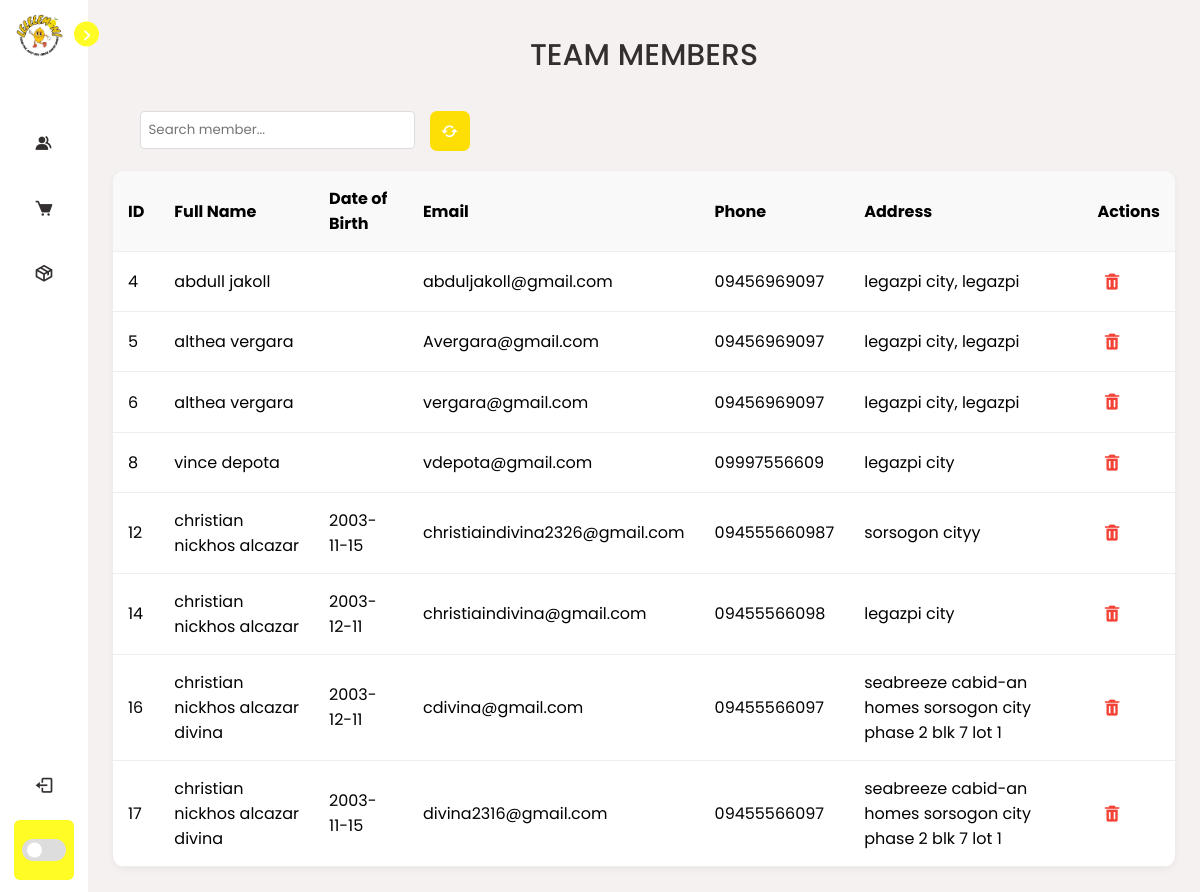
The app's page /views/team.php (signed in) with its own data.
### tables this page shows
CREATE TABLE `users` (
  `id` int(11) NOT NULL,
  `fullname` varchar(180) DEFAULT NULL,
  `date_of_birth` date DEFAULT NULL,
  `email` varchar(50) NOT NULL,
  `phone` varchar(15) NOT NULL,
  `password` varchar(255) NOT NULL,
  `created_at` timestamp NOT NULL DEFAULT current_timestamp(),
  `address` varchar(255) DEFAULT NULL,
  `profile_image` varchar(255) DEFAULT 'profile-default.png',
  `position` varchar(50) DEFAULT 'staff'
);

### views/team.php (the view, shortened to what this page needs)
<?php
$conn = getDatabaseConnection();
$conditions = [];
$where = count($conditions) ? 'WHERE ' . implode(' AND ', $conditions) : '';
$query = "SELECT id, fullname, date_of_birth, email, phone, address, created_at FROM users $where ORDER BY created_at ASC";
$result = mysqli_query($conn, $query);
?>
<?php include '../partials/sidebar.php'; ?>
<!DOCTYPE html>
<html lang="en">
<head>
  <link href="https://unpkg.com/boxicons@2.1.4/css/boxicons.min.css" rel="stylesheet">
  <link rel="stylesheet" href="../style/product.css">
</head>
<body>
  <section class="home">
    <div class="content">
      <div style="display: flex; justify-content: center; align-items: center; width: 95%; margin: 0 auto;">
        <h1 class="text">TEAM MEMBERS</h1>
      </div>
      <form method="GET" class="filters" id="filterForm">
        <div class="filter-group">
          <input type="text" id="search" name="search" placeholder="Search member..."
            value="<?= htmlspecialchars($_GET['search'] ?? '') ?>">
        </div>
        <button type="button" class="btn-reset" onclick="resetFiltersWithAnimation()" title="ResetFilters">
          <i class='bx bx-refresh'></i>
        </button>
      </form>
      <table>
        <thead>
          <tr>
            <th>ID</th>
            <th>Full Name</th>
            <th>Date of Birth</th>
            <th>Email</th>
            <th>Phone</th>
            <th>Address</th>
            <th>Actions</th>
          </tr>
        </thead>
        <tbody>
          <?php if (mysqli_num_rows($result) > 0): ?>
          <?php while($row = mysqli_fetch_assoc($result)): ?>
          <tr>
            <td><?= $row['id']; ?></td>
            <td><?= htmlspecialchars($row['fullname']); ?></td>
            <td class="dob-column"><?= htmlspecialchars($row['date_of_birth']); ?></td>
            <td><?= htmlspecialchars($row['email']); ?></td>
            <td><?= htmlspecialchars($row['phone']); ?></td>
            <td><?= htmlspecialchars($row['address']); ?></td>
            <td class="action-column">
              <a href="?delete=<?= $row['id']; ?>&csrf_token=<?= $_SESSION['csrf_token']; ?>" class="btn-delete"
                onclick="return confirm('Are you sure you want to delete this team member?');">
                <i class='bx bxs-trash'></i>
              </a>
            </td>
          </tr>
          <?php endwhile; ?>
          <?php else: ?>
          <tr>
            <td colspan="7" style="text-align: center;">No team members found</td>
          </tr>
          <?php endif; ?>
        </tbody>
      </table>
    </div>
  </section>
</body>
</html>

### partials/sidebar.php (shortened to what this page needs)
<nav class="sidebar close">
  <header>
    <div class="img-text">
      <span class="img-text">
        <img src="../views/images/logo.png" alt="logo">
      </span>
    </div>
    <i class="bx bx-chevron-right toggle"></i>
  </header>
  <div class="menu-bar">
    <div class="menu">
      <ul class="menu-links">
        <li class="nav-link">
          <a href="../views/team.php">
            <i class='bx bxs-group icon'></i>
          </a>
        </li>
        <li class="nav-link">
          <a href="../views/inventory.php">
            <i class="bx bxs-cart icon"></i>
          </a>
        </li>
        <li class="nav-link">
          <a href="../views/products.php">
            <i class='bx bx-package icon'></i>
          </a>
        </li>
      </ul>
    </div>
    <div class="bottom-content">
      <li>
        <a href="../access/logout.php">
          <i class="bx bx-log-out icon"></i>
        </a>
      </li>
      <li class="mode">
        <div class="toggle-switch">
          <span class="switch"></span>
        </div>
      </li>
    </div>
  </div>
</nav>

### style/product.css (style rules this page uses)
* { font-family: "Poppins", sans-serif; margin: 0; padding: 0; box-sizing: border-box; }
:root { --body-color: #f6f1f1; --sidebar-color: #fff; --sidebar-text-color: #000; --primary-color: #fffb24; --primary-color-light: #f6f5ff; --mode-color: #f4f3f3; --toggle-color: #ddd; --text-color: #332f2f; --tran-2: all 0.2s ease; --tran-3: all 0.3s ease; --tran-4: all 0.4s ease; --tran-5: all 0.5s ease; }
body { display: flex; height: 100vh; background: var(--body-color); transition: var(--tran-5); }
.sidebar { position: fixed; top: 0; left: 0; height: 100%; width: 250px; padding: 10px 14px; background: var(--sidebar-color); transition: var(--tran-5); z-index: 100; }
.sidebar .menu { margin-top: 50px; }
.sidebar.close { width: 88px; }
.sidebar li { height: 60px; margin-top: 5px; list-style: none; display: flex; align-items: center; }
.sidebar li .icon { display: flex; justify-content: center; align-items: center; font-size: 20px; margin-left: -10px; min-width: 60px; color: var(--text-color); transition: var(--tran-2); }
.sidebar header { position: relative; }
.sidebar .img-text { display: flex; align-items: center; }
.sidebar .img-text img { width: 50px; border-radius: 6px; }
.sidebar header .toggle { position: absolute; top: 50%; right: -25px; transform: translateY(-50%) rotate(180deg); height: 25px; width: 25px; background: var(--primary-color); display: flex; align-items: center; justify-content: center; border-radius: 50%; color: var(--sidebar-color); font-size: 22px; cursor: pointer; transition: var(--tran-3); }
.sidebar.close header .toggle { transform: translateY(-50%); }
.sidebar li a { text-decoration: none; height: 100%; display: flex; align-items: center; border-radius: 6px; transition: var(--tran-4); padding: 0 10px; gap: 20px; width: 100%; }
.sidebar .menu-bar { height: calc(100% - 50px); display: flex; flex-direction: column; justify-content: space-between; }
.menu-bar .mode { position: relative; border-radius: 6px; background: var(--mode-color); }
.menu-bar .mode .toggle-switch { position: absolute; right: 0; display: flex; align-items: center; justify-content: center; height: 100%; min-width: 60px; cursor: pointer; border-radius: 6px; background: var(--primary-color); transition: var(--tran-5); }
.toggle-switch .switch { position: relative; height: 22px; width: 44px; border-radius: 25px; background: var(--toggle-color); }
.switch::before { content: ''; position: absolute; height: 15px; width: 15px; border-radius: 50%; top: 50%; left: 5px; transform: translateY(-50%); background: var(--sidebar-color); transition: var(--tran-3); }
.home { position: relative; height: 100vh; left: 250px; width: calc(100% - 250px); background: var(--body-color); transition: var(--tran-5); overflow-y: auto; }
.home .text { font-size: 30px; font-weight: 500; color: var(--text-color); padding: 8px 40px; }
.sidebar.close~.home { left: 88px; width: calc(100% - 88px); }
table { width: 100%; border-collapse: collapse; background: #fff; box-shadow: 0 2px 8px rgba(0, 0, 0, 0.05); border-radius: 12px; overflow: hidden; }
td { padding: 15px; text-align: left; border-bottom: 1px solid #eee; }
th { padding: 15px; text-align: left; border-bottom: 1px solid #eee; background: #f9f9f9; }
.btn-edit, .btn-delete { border: none; background: none; cursor: pointer; font-size: 1.2rem; padding: 5px; border-radius: 4px; display: inline-flex; align-items: center; justify-content: center; }
.btn-delete { color: #F44336; }
.btn-delete { text-decoration: none; }
.btn-reset { position: relative; display: flex; align-items: center; justify-content: center; padding: 10px; min-width: 40px; height: 40px; border-radius: 7px; border: none; font-size: 18px; color: #fff; background-color: #FEDF05; overflow: hidden; box-shadow: 0 0 0 0 transparent; transition: all 0.3s ease-in-out; cursor: pointer; }
.btn-reset i { font-size: 20px; transition: transform 0.5s ease; }
.filters { width: 95%; margin: 0 auto 20px; display: flex; gap: 15px; }
.filters input, .filters select { padding: 8px; border: 1px solid #ddd; border-radius: 4px; background-color: var(--sidebar-color); color: var(--text-color); }
.content { padding: 25px; }
.content h1 { margin-bottom: 25px; font-size: 1.8rem; color: var(--text-color); }
img { width: 45px; height: 45px; object-fit: cover; vertical-align: middle; margin-right: 10px; border-radius: 4px; }

### records on screen
users: id "4", fullname "abdull jakoll", email "abduljakoll@gmail.com", phone "09456969097", address "legazpi city, legazpi"
users: id "5", fullname "althea vergara", email "Avergara@gmail.com", phone "09456969097", address "legazpi city, legazpi"
users: id "6", fullname "althea vergara", email "vergara@gmail.com", phone "09456969097", address "legazpi city, legazpi"
users: id "8", fullname "vince depota", email "vdepota@gmail.com", phone "09997556609", address "legazpi city"
users: id "12", fullname "christian nickhos alcazar", date_of_birth "2003-11-15", email "christiaindivina2326@gmail.com", phone "094555660987", address "sorsogon cityy"
users: id "14", fullname "christian nickhos alcazar", date_of_birth "2003-12-11", email "christiaindivina@gmail.com", phone "09455566098", address "legazpi city"
users: id "16", fullname "christian nickhos alcazar divina", date_of_birth "2003-12-11", email "cdivina@gmail.com", phone "09455566097", address "seabreeze cabid-an homes sorsogon city phase 2 blk 7 lot 1"
users: id "17", fullname "christian nickhos alcazar divina", date_of_birth "2003-11-15", email "divina2316@gmail.com", phone "09455566097", address "seabreeze cabid-an homes sorsogon city phase 2 blk 7 lot 1"
